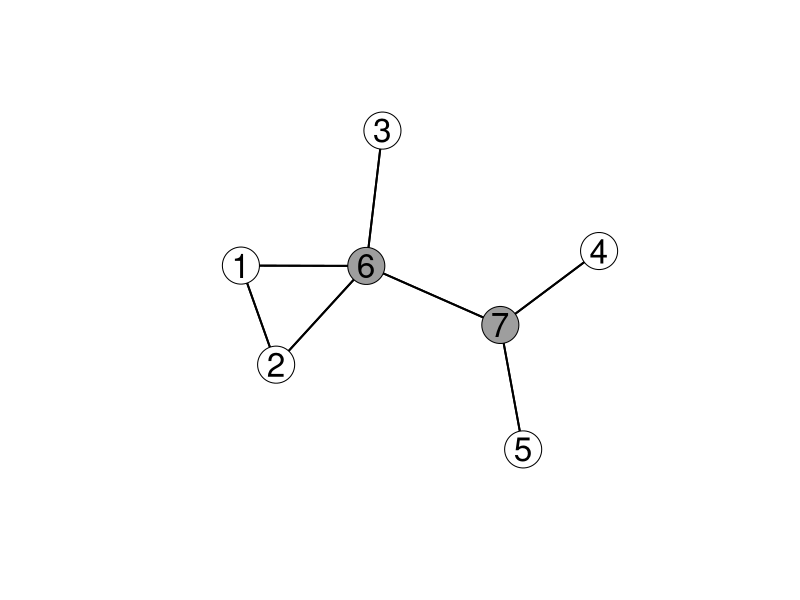
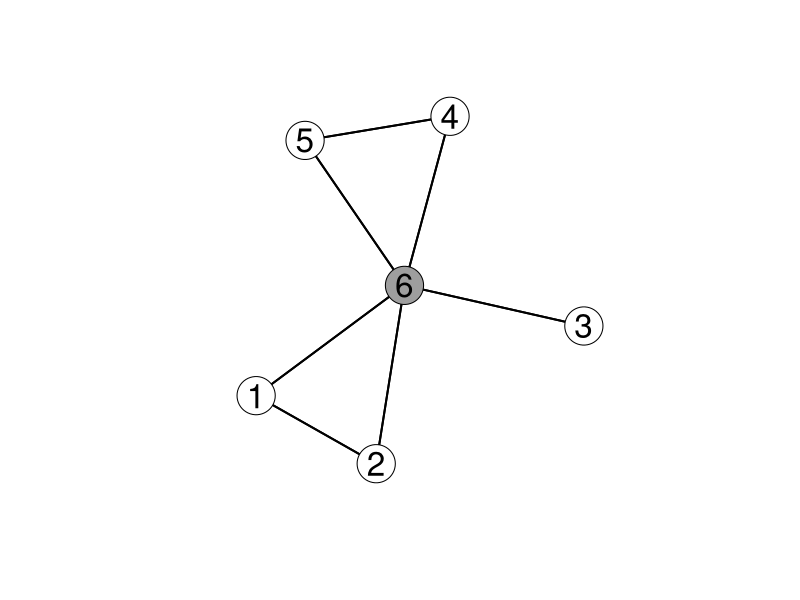
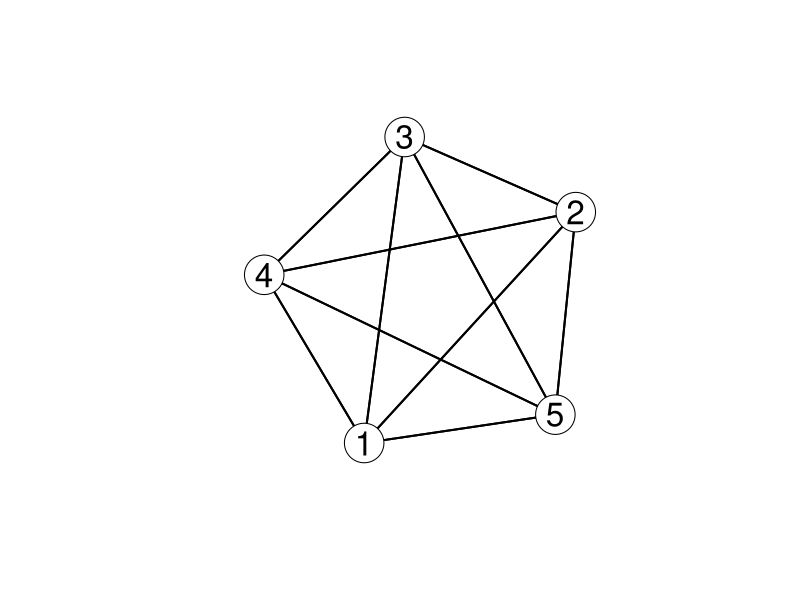
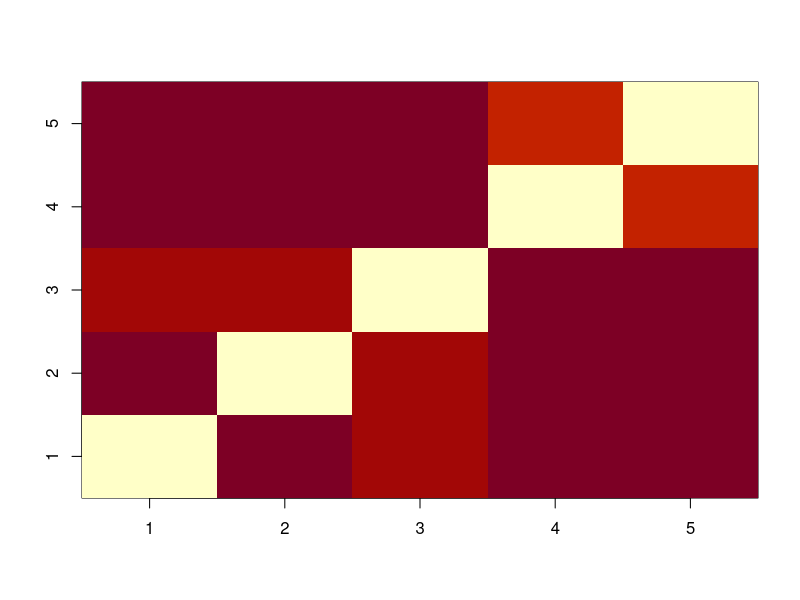

Write the R code that produced these figures, in order.
rm(list=ls())
library(sna)
library(mvtnorm)

##################################################################
# Functions
##################################################################
F_Edge2Mat = function(E){
   p = max(E); A = matrix(0, p, p); for (i in 1:nrow(E)){A[E[i, 1], E[i, 2]]=1}
   return(A + t(A))
}
F_PlotEdge = function(E){p = max(E);
   gplot(F_Edge2Mat(E), gmode='graph', label=(1:p), label.pos=5, vertex.col=0, vertex.cex=2, label.cex=2)
}
F_Mat2Latex = function(M){
   for (i in 1:nrow(M)){cat(M[i, 1]); for (j in (2:ncol(M))){cat(' &', M[i, j])}; cat(' \\\\ \n')}
}
# F_Mat2Latex(M)

##################################################################
# Nb possible graphs
##################################################################
p = c(5, 10, 20, 50)
2^(p*(p-1)/2)
log10(2)*(p*(p-1)/2)

##################################################################
# Trees and non-trees
##################################################################
pdf('FigGGM-Chain.pdf'); F_PlotEdge(rbind(c(1, 2), c(2, 3), c(3, 4), c(4, 5))); dev.off()
pdf('FigGGM-Tree.pdf'); F_PlotEdge(rbind(c(1, 2), c(2, 3), c(2, 4), c(1, 5))); dev.off()
pdf('FigGGM-LargerTree.pdf');
F_PlotEdge(rbind(c(1, 2), c(1, 3), c(2, 4), c(2, 5), c(3, 6), c(3, 7), c(4, 8), c(4, 9), c(2, 10))); 
dev.off()
pdf('FigGGM-Star.pdf'); F_PlotEdge(rbind(c(1, 2), c(2, 3), c(2, 4), c(2, 5))); dev.off()
pdf('FigGGM-NonTree.pdf'); F_PlotEdge(rbind(c(1, 2), c(2, 3), c(2, 4), c(1, 5), c(2, 5))); dev.off()
pdf('FigGGM-TreeNonSpanning.pdf'); F_PlotEdge(rbind(c(1, 2), c(2, 3), c(2, 4), c(5, 5))); dev.off()
pdf('FigGGM-Loop.pdf'); F_PlotEdge(rbind(c(1, 2), c(2, 3), c(3, 4), c(4, 5), c(5, 1))); dev.off()
pdf('FigGGM-FullGraph.pdf'); F_PlotEdge(rbind(c(1, 2), c(1, 3), c(1, 4), c(1, 5), c(2, 3), c(2, 4), c(2, 5), c(3, 4), c(3, 5), c(4, 5))); dev.off()

##################################################################
# GGM : complete case example 
##################################################################
# Graph
G = F_Edge2Mat(rbind(c(1, 2), c(2, 3), c(3, 1), c(3, 4))) 
p = nrow(G)
pdf('FigGGM-4nodes.pdf')
gplot(G, gmode='graph', label=(1:p), label.pos=5, vertex.col=0, vertex.cex=2, label.cex=2)
dev.off()
# Covariance matrices
Omega = G + diag(rep(2, p))
diagOmega = diag(1/sqrt(diag(Omega)))
Omega = diagOmega%*%Omega%*%diagOmega
Sigma = solve(Omega)
diagSigma = diag(1/sqrt(diag(Sigma)))
# cholSigma = chol(Sigma)
F_Mat2Latex(G); F_Mat2Latex(round(diagSigma%*%Sigma%*%diagSigma, 2)); F_Mat2Latex(Omega)
# Data
n = 1e2
Y = rmvnorm(n, sigma=Sigma)
# Y = matrix(rnorm(n*p), n, p); Y = Y %*%  cholSigma
C = cor(Y)
Cinv = solve(C); Cinv = diag(1/sqrt(diag(Cinv)))%*%Cinv%*%diag(1/sqrt(diag(Cinv)))
F_Mat2Latex(G); F_Mat2Latex(round(C, 2)); F_Mat2Latex(round(Cinv, 2))

##################################################################
# GGM : incomplete case (ex. 1)
##################################################################
Ec = rbind(c(1, 6), c(2, 6), c(3, 6), c(4, 7), c(5, 7), c(6, 7)); Gc = F_Edge2Mat(Ec) 
Em = rbind(c(1, 2), c(2, 3), c(3, 1), c(4, 5)); Gm = F_Edge2Mat(rbind(Ec, Em)) 
p = 5; r = 2
pdf('FigGGM1-Complete.pdf')
gplot(Gc, gmode='graph', label=(1:(p+r)), label.pos=5, vertex.col=c(rep(0, p), rep(8, r)), vertex.cex=2, label.cex=2)
dev.off()
# Covariance matrices
Oc = Gc + diag(rep(2.5, (p+r))); diagOc = diag(1/sqrt(diag(Oc))); Oc = diagOc%*%Oc%*%diagOc
Sc = solve(Oc); diagSc = diag(1/sqrt(diag(Sc))); Sc = diagSc%*%Sc%*%diagSc
F_Mat2Latex(round(Oc, 1)); F_Mat2Latex(round(Sc, 1))
# 1 missing node
So1 = Sc[1:(p+1), 1:(p+1)]; 
Oo1 = solve(So1); diagOo1 = diag(1/sqrt(diag(Oo1))); Oo1 = diagOo1%*%Oo1%*%diagOo1
F_Mat2Latex(round(Oo1, 1)); F_Mat2Latex(round(So1, 1))
Go1 = 1*(abs(Oo1) > 1e-10)
pdf('FigGGM1-1missing.pdf')
gplot(Go1, gmode='graph', label=(1:(p+1)), label.pos=5, vertex.col=c(rep(0, p), 8), vertex.cex=2, label.cex=2)
dev.off()
# 2 missing nodes
So2 = Sc[1:p, 1:p]; 
Oo2 = solve(So2); diagOo2 = diag(1/sqrt(diag(Oo2))); Oo2 = diagOo2%*%Oo2%*%diagOo2
F_Mat2Latex(round(Oo2, 1)); F_Mat2Latex(round(So2, 1))
Go2 = 1*(abs(Oo2) > 1e-10)
pdf('FigGGM1-2missing.pdf')
gplot(Go2, gmode='graph', label=(1:p), label.pos=5, vertex.col=0, vertex.cex=2, label.cex=2)
dev.off()
# Data
n = 1e3
Y = rmvnorm(n, sigma=Sc); Yo = Y[, 1:p]
Co = cor(Yo)
pdf('FigGGM1-ObservedCor-2missing.pdf')
image(1:p, 1:p, 1-abs(Co), xlab='', ylab='')
dev.off()

##################################################################
# GGM : incomplete case (ex. 2)
##################################################################
Ec = rbind(c(1, 6), c(2, 6), c(3, 6), c(4, 7), c(5, 7), c(6, 7), c(1, 2)); Gc = F_Edge2Mat(Ec) 
# Em = rbind(c(1, 2), c(2, 3), c(3, 1), c(4, 5)); Gm = F_Edge2Mat(rbind(Ec, Em)) 
p = 5; r = 2
# pdf('FigGGM2-Complete.pdf')
gplot(Gc, gmode='graph', label=(1:(p+r)), label.pos=5, vertex.col=c(rep(0, p), rep(8, r)), vertex.cex=2, label.cex=2)
# dev.off()
# Covariance matrices
Oc = Gc + diag(rep(2.5, (p+r))); diagOc = diag(1/sqrt(diag(Oc))); Oc = diagOc%*%Oc%*%diagOc
Sc = solve(Oc); diagSc = diag(1/sqrt(diag(Sc))); Sc = diagSc%*%Sc%*%diagSc
F_Mat2Latex(round(Oc, 1)); F_Mat2Latex(round(Sc, 1))
# 1 missing node
So1 = Sc[1:(p+1), 1:(p+1)]; 
Oo1 = solve(So1); diagOo1 = diag(1/sqrt(diag(Oo1))); Oo1 = diagOo1%*%Oo1%*%diagOo1
F_Mat2Latex(round(Oo1, 1)); F_Mat2Latex(round(So1, 1))
Go1 = 1*(abs(Oo1) > 1e-10)
# pdf('FigGGM2-1missing.pdf')
gplot(Go1, gmode='graph', label=(1:(p+1)), label.pos=5, vertex.col=c(rep(0, p), 8), vertex.cex=2, label.cex=2)
# dev.off()
# 2 missing nodes
So2 = Sc[1:p, 1:p]; 
Oo2 = solve(So2); diagOo2 = diag(1/sqrt(diag(Oo2))); Oo2 = diagOo2%*%Oo2%*%diagOo2
F_Mat2Latex(round(Oo2, 1)); F_Mat2Latex(round(So2, 1))
Go2 = 1*(abs(Oo2) > 1e-10)
# pdf('FigGGM2-2missing.pdf')
gplot(Go2, gmode='graph', label=(1:p), label.pos=5, vertex.col=0, vertex.cex=2, label.cex=2)
# dev.off()
# Data
n = 1e3
Y = rmvnorm(n, sigma=Sc); Yo = Y[, 1:p]
Co = cor(Yo)
# pdf('FigGGM2-ObservedCor-2missing.pdf')
image(1:p, 1:p, 1-abs(Co), xlab='', ylab='')
# dev.off()

##################################################################
# Numerical example
##################################################################
set.seed(1)
omega <- matrix(c(1, .5, .5, 0, 
                  .5, 1, .5, 0, 
                  .5, .5, 1, .5, 
                  0, 0, .5, 1), 4, 4)
sigma <- solve(omega)
sigma
round(cov2cor(Sigma), 2)
y <- rmvnorm(100, sigma=sigma)
sigmaHat <- cov(y) 
round(cov2cor(sigmaHat), 2)
round(cov2cor(solve(sigmaHat)), 2)
